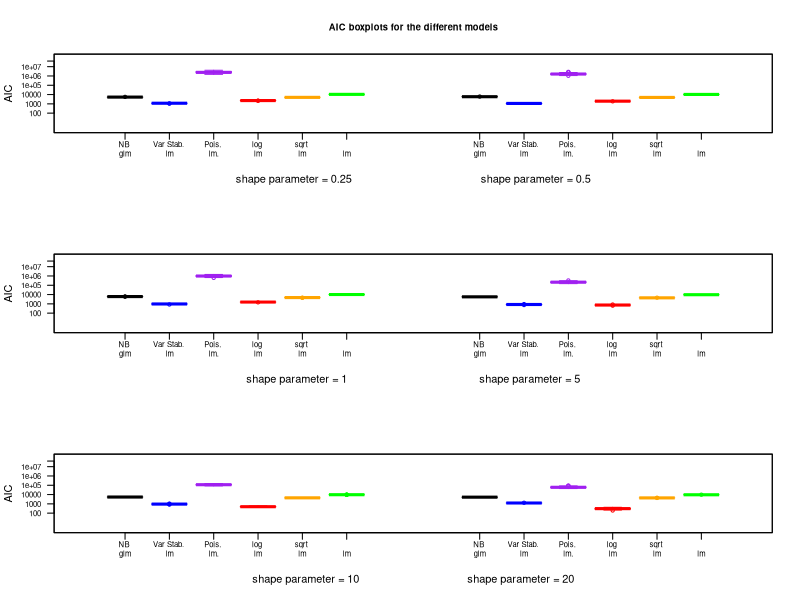
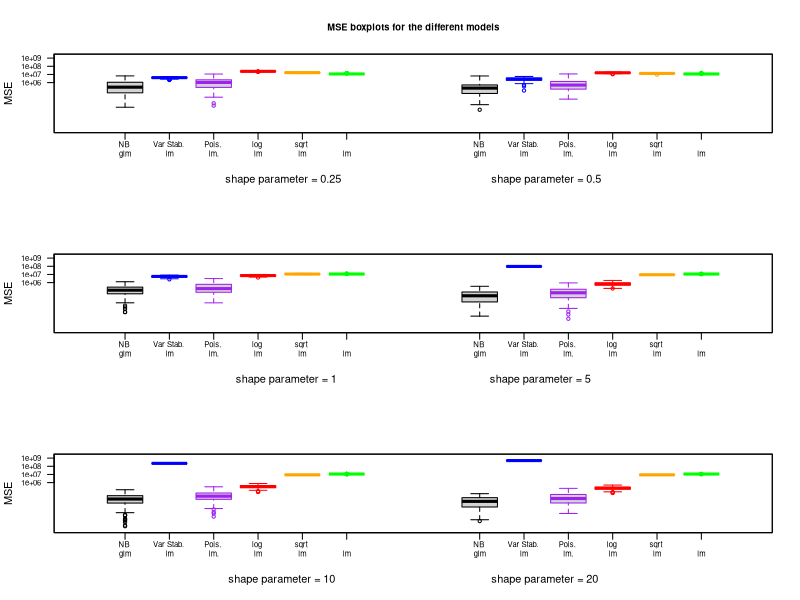
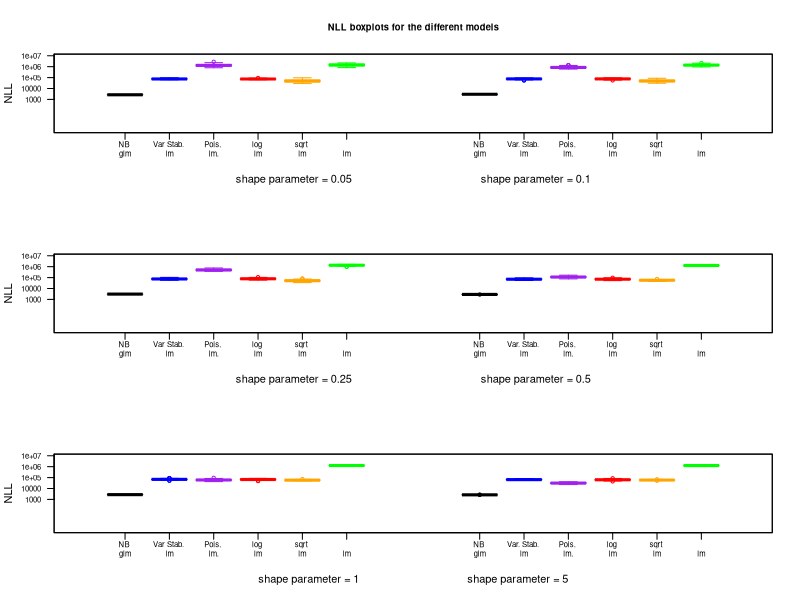
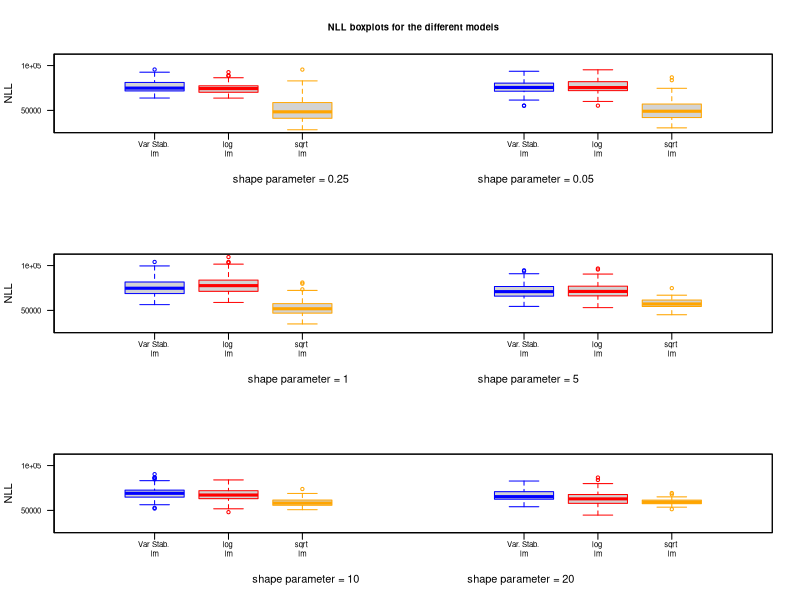

Recreate these plots in R, in order.
# library for NB glm
library(MASS)

# library for boxplots
library(fields)





find_model.nb.data = function(curr_data,curr_model_names){
  theta <- tryCatch({
    a = optimize(nb.glm.theta.data, data=curr_data,curr_model_names = curr_model_names,
                 interval=c(0.049, 11), maximum=TRUE)   # 0.05 and 100 are the boundaries of the search area of theta - they can be changed!
    theta = as.numeric(a[1])
  }, warning = function(war) {
    a = optimize(nb.glm.theta.data, data=curr_data,curr_model_names = curr_model_names,
                 interval=c(0.049, 11), maximum=TRUE)  # 0.05 and 100 are the boundaries of the search area of theta - they can be changed!
    theta = as.numeric(a[1])
    return(theta)
  }, error = function(err) {
    print(paste("MY_ERROR find_model.nb.data:  ",err))
    theta = -1
    return(theta)
  }, finally = {
  }) # END tryCatch
  
  if(theta!=-1){
    model.nb = glm(curr_model_names,
                   family = negative.binomial(theta),data = curr_data,maxit = 1000)
  }else{model.nb = 0}
  
  return(model.nb)
}

# curr_model_names is the input of a "standard" glm - for examples y~. here is how you write it as a formula:
# model_formula = as.formula("y","~"," . -exposure + offset(log(exposure))"))
# model_formula = as.formula(colnames(data)[1],"~"," . -exposure + offset(log(exposure))"))
# 
# You can change the limits of the shape paramter by changing the values 0.05 and 100.
# Here is an example of calling the function:
# model.nb = find_model.nb.data(data,model_formula)


get_theta = function(model.nb){
  tmp = strsplit(model.nb$family[[1]],"")
  tmp2 = tmp[[1]][19:(length(tmp[[1]])-1)]
  theta = as.numeric(paste(tmp2,collapse = ""))
  return(theta)
}




# explanatory variable: a vector of length 25
# x_values <- seq(from = 0, to = 4.8, by = 0.2)

# values of explanatory variable (exp(mean gene expression level)) that fit the graph from the paper I found
#x_values <- c(0.1, 0.5, 1, 5, 10)

# values of explanatory variable (log(mean gene expression level)) that fit the graph from the paper I found
x_values <- seq(from = 0.1, to = 10, by =  0.1)

length_x_values <- length(x_values)

# number of points to sample for each value of shape parameter at each x
sample_size <- 5

# x vector
x <- NULL
for (i in 1:length_x_values)
   x <- c(x, rep(x_values[i], sample_size))
(length_x <- length(x))


beta_0 <- 0
beta_1 <- 1

# expectations:  log(mu) = beta_0 + beta_1 * x
(mu_values <- exp(beta_0 + beta_1 * x_values))
(mu <- exp(beta_0 + beta_1 * x))


# shape parameters (dispersion parameters); the number of successes to acheive

#vector of length 10
#n <- c(0.05, 0.1, 0.5, 1, 5, 10, 50, 100, 500, 1000)

# values of shape parameter that fit the values in the paper I found
#n <- c(0.05, 0.1, 0.5, 1, 5, 10)
n <- c(0.25, 0.5, 1, 5, 10, 20)
(length_n <- length(n))

# probability of success matrix.
# Each row corresponds to an x.
# Each column corresponds to a value of n.
# p  <-  n / (n + mu)
p <- matrix(rep(0, length_x * length_n), nrow = length_x)
for (i in 1:length_x){
   for(j in 1:length_n){
      p[i, j] <- n[j] / (n[j] + mu[i])
   }
}
dim(p)


# run n_simulations simulations
n_simulations <- 100


# AIC matrices.
# Each column corresponds to a value of n.
# Each row corresponds to the number of simulation.
AIC_NB_glm <- matrix(rep(0, n_simulations * length_n), nrow = n_simulations)
AIC_VarStab_lm <- matrix(rep(0, n_simulations * length_n), nrow = n_simulations)
AIC_Poisson_glm <- matrix(rep(0, n_simulations * length_n), nrow = n_simulations)
AIC_log_lm <- matrix(rep(0, n_simulations * length_n), nrow = n_simulations)
AIC_sqrt_lm <- matrix(rep(0, n_simulations * length_n), nrow = n_simulations)
AIC_lm <- matrix(rep(0, n_simulations * length_n), nrow = n_simulations)

# Mean Squared Error matrices.
# Each column corresponds to a value of n.
# Each row corresponds to the number of simulation.
MSE_NB_glm <- matrix(rep(0, n_simulations * length_n), nrow = n_simulations)
MSE_VarStab_lm <- matrix(rep(0, n_simulations * length_n), nrow = n_simulations)
MSE_Poisson_glm <- matrix(rep(0, n_simulations * length_n), nrow = n_simulations)
MSE_log_lm <- matrix(rep(0, n_simulations * length_n), nrow = n_simulations)
MSE_sqrt_lm <- matrix(rep(0, n_simulations * length_n), nrow = n_simulations)
MSE_lm <- matrix(rep(0, n_simulations * length_n), nrow = n_simulations)

# Negative Log likelihood (NLL) matrices.
# Each column corresponds to a value of n.
# Each row corresponds to the number of simulation.
NLL_NB_glm <- matrix(rep(0, n_simulations * length_n), nrow = n_simulations)
NLL_VarStab_lm <- matrix(rep(0, n_simulations * length_n), nrow = n_simulations)
NLL_Poisson_glm <- matrix(rep(0, n_simulations * length_n), nrow = n_simulations)
NLL_log_lm <- matrix(rep(0, n_simulations * length_n), nrow = n_simulations)
NLL_sqrt_lm <- matrix(rep(0, n_simulations * length_n), nrow = n_simulations)
NLL_lm <- matrix(rep(0, n_simulations * length_n), nrow = n_simulations)



# estimated theta (n, dispersion parameter), estimated by the NB model, to be used by VarStab 
NB_estimated_theta <- matrix(rep(0, n_simulations * length_n), nrow = n_simulations)


# mu estimated by the NB model 
#NB_estimated_mu <- matrix(rep(0, n_simulations * length_n), nrow = n_simulations)



for (num_of_simulation in 1:n_simulations){
  
   # mu estimated by the NB model 
   NB_estimated_mu <- matrix(rep(0, length_x * length_n), nrow = length_n)
  
   
   # for each shape parameter, sample sample_size=5 points at each of the x values.
   # So we have length_n=6 samples of size 100*5=500 each.
   # That is a total of 3000 points.
   # In the samples matrix we have  length_x = sample_size * length_x_values  rows,
   # and length_n columns.  
   NB_sample <- matrix(rep(0, length_n * length_x), nrow = length_x)
   NB_sample_expectations <- matrix(rep(0, length_n * length_x), nrow = length_x)
   for (j in 1:length_n){
      for(x_value in 1:length_x_values){
        NB_sample[(1 + (x_value - 1)*sample_size) : (x_value * sample_size), j] <- rnbinom(sample_size, mu=mu_values[x_value], size=n[j])
        NB_sample_expectations[(1 + (x_value - 1)*sample_size) : (x_value * sample_size), j] <- mu_values[x_value]
      }
   } 
   
   # test sample
   NB_sample_new <- matrix(rep(0, length_n * length_x), nrow = length_x)
   NB_sample_new_expectations <- matrix(rep(0, length_n * length_x), nrow = length_x)
   for (j in 1:length_n){
     for(x_value in 1:length_x_values){
        NB_sample_new[(1 + (x_value - 1)*sample_size) : (x_value * sample_size), j] <- rnbinom(sample_size, mu=mu_values[x_value], size=n[j])
        NB_sample_new_expectations[(1 + (x_value - 1)*sample_size) : (x_value * sample_size), j] <- mu_values[x_value]
     }
   }
  
   for(j in 1:length_n){
       
     
      # NB glm model
      NB_glm_model <- glm.nb(NB_sample[, j] ~ x, control=glm.control(maxit=30), init.theta = n[j])
      
      # Keren's version, which also doesn't work for theta = 0.05:
      #data_frame <- as.data.frame(x = cbind(NB_sample[, j], x))
      #colnames(data_frame) <- c("NB_sample", "x")
      #formula_for_model <- as.formula("NB_sample ~ x")
      #NB_glm_model <- find_model.nb.data(curr_data = data_frame, curr_model_names = formula_for_model)
     
      # keep the estimated theta (n, the dispersion) for use by VarStab
      #NB_estimated_theta[num_of_simulation, j] <- (summary(NB_glm_model))$theta
      NB_estimated_theta[num_of_simulation, j] <- (summary(NB_glm_model))$theta
     
     
      # keep the estimated mu
      NB_estimated_mu[j, ] <- predict(NB_glm_model, type = "response")
      
      # AIC of NB glm model
      AIC_NB_glm[num_of_simulation, j] <- AIC(NB_glm_model)
     
      # mean squared loss for NB glm model on original scale
      # MSE_NB_glm[num_of_simulation, j] <- mean( (predict.glm(NB_glm_model, type = "response") - NB_sample_new[, j])^2 )
      MSE_NB_glm[num_of_simulation, j] <- mean( (predict.glm(NB_glm_model, type = "response") - NB_sample_new_expectations[, j])^2 )
      
      # Negative log likelihood of the test sample for NB model on original scale
      NLL_NB_glm[num_of_simulation, j] <- sum(-dnbinom(x = NB_sample_new[, j],
                                                       size = NB_estimated_theta[num_of_simulation, j],
                                                       mu = NB_estimated_mu[j, ], log = TRUE))
      #SRNLL_NB_glm[num_of_simulation, j] <- sum(-dnbinom(x = NB_sample_new_expectations[, j],
      #                                                 size = NB_estimated_theta[num_of_simulation, j],
      #                                                 mu = NB_estimated_mu[j, ], log = TRUE))

   
      # AIC of known variance stabilizing transformation for NB and linear regression
      #AIC_VarStab_lm[num_of_simulation, j] <- AIC(lm((sqrt(n[j])*asinh(sqrt(NB_sample[, j] / n[j]))) ~ x))
     
      # lm model after variance stabilizing transformation for NB (using estimated theta from NB model) 
      #VarStab_lm_model <- lm((sqrt(NB_estimated_theta[num_of_simulation, j])*asinh(sqrt(NB_sample[, j] / NB_estimated_theta[num_of_simulation, j]))) ~ x)
      
      # lm model after variance stabilizing transformation for NB (using true parameter theta) 
      VarStab_lm_model <- lm((sqrt(n[j])*asinh(sqrt(NB_sample[, j] / n[j]))) ~ x)
      
      # AIC of variance stabilizing transformation for NB (using estimated theta from NB model)
      # and linear regression
      AIC_VarStab_lm[num_of_simulation, j] <- AIC(VarStab_lm_model)
      
      # mean squared loss for NB glm model on original scale
      #MSE_VarStab_lm[num_of_simulation, j] <- mean( (NB_estimated_theta[num_of_simulation, j]*(sinh(predict.lm(VarStab_lm_model, type = "response")/sqrt(NB_estimated_theta[num_of_simulation, j]))^2 - NB_sample_new[, j])^2 ))
      #MSE_VarStab_lm[num_of_simulation, j] <- mean( (n[j]*(sinh(predict.lm(VarStab_lm_model, type = "response")/sqrt(n[j]))^2 - NB_sample_new[, j])^2 ))
      MSE_VarStab_lm[num_of_simulation, j] <- mean( (n[j]*(sinh(predict.lm(VarStab_lm_model, type = "response")/sqrt(n[j]))^2 - NB_sample_new_expectations[, j])^2 ))
      
      
      # Negative log likelihood of the test sample for varstab + lm  model ON VARSTAB SCALE (perhaps should be on original scale)
      #NLL_VarStab_lm[num_of_simulation, j] <- sum(-dnorm(x = (sqrt(NB_estimated_theta[num_of_simulation, j])*asinh(sqrt(NB_sample_new[, j] / NB_estimated_theta[num_of_simulation, j]))),
      #                                                   mean = predict.lm(VarStab_lm_model, type = "response"),
      #                                                   sd = predict.lm(VarStab_lm_model, type = "response", se.fit = TRUE)$se.fit,
      #                                             log = TRUE))
      NLL_VarStab_lm[num_of_simulation, j] <- sum(-dnorm(x = (sqrt(n[j])*asinh(sqrt(NB_sample_new[, j] / n[j]))),
                                                         mean = predict.lm(VarStab_lm_model, type = "response"),
                                                         sd = predict.lm(VarStab_lm_model, type = "response", se.fit = TRUE)$se.fit,
                                                   log = TRUE))
      #SR NLL_VarStab_lm[num_of_simulation, j] <- sum(-dnorm(x = (sqrt(n[j])*asinh(sqrt(NB_sample_new_expectations[, j] / n[j]))),
      #                                                   mean = predict.lm(VarStab_lm_model, type = "response"),
      #                                                   sd = predict.lm(VarStab_lm_model, type = "response", se.fit = TRUE)$se.fit,
      #                                                  log = TRUE))
      
      
      
      # Poisson glm model
      Poisson_glm_model <- glm(NB_sample[, j] ~ x, family="poisson")
      
      # AIC of Poisson glm model
      AIC_Poisson_glm[num_of_simulation, j] <- AIC(Poisson_glm_model)
      
      # mean squared loss for NB glm model on original scale
      # MSE_Poisson_glm[num_of_simulation, j] <- mean( (predict.glm(Poisson_glm_model, type = "response") - NB_sample_new[, j])^2 )
      MSE_Poisson_glm[num_of_simulation, j] <- mean( (predict.glm(Poisson_glm_model, type = "response") - NB_sample_new_expectations[, j])^2 )
      
      # Negative log likelihood of the test sample for Poisson glm  model original scale
      NLL_Poisson_glm[num_of_simulation, j] <- sum(-dpois(x = NB_sample_new[, j],
                                                        lambda = predict.glm(Poisson_glm_model, type = "response", se.fit = TRUE)$se.fit,
                                                    log = TRUE))
     ###SR why se.fit?????                                                
      NLL_Poisson_glm[num_of_simulation, j] <- sum(-dpois(x = NB_sample_new[, j],
                                                        lambda = predict.glm(Poisson_glm_model, type = "response", se.fit = TRUE)$fit,
                                                    log = TRUE))
      
      #SRNLL_Poisson_glm[num_of_simulation, j] <- sum(-dpois(x = NB_sample_new_expectations[, j],
       #                                                   lambda = predict.glm(Poisson_glm_model, type = "response", se.fit = TRUE)$se.fit,
       #                                                   log = TRUE))
      
      
      
      
      # lm model after log (x+1) transformation
      log_lm_model <- lm(log(NB_sample[, j] + 1) ~ x)
      
      # AIC of log transformation and linear regression
      AIC_log_lm[num_of_simulation, j] <- AIC(log_lm_model)
       
      # mean squared loss for NB glm model on original scale
      #MSE_log_lm[num_of_simulation, j] <- mean( (exp(predict.lm(log_lm_model, type = "response")) - (NB_sample_new[, j] + 1))^2 )
      MSE_log_lm[num_of_simulation, j] <- mean( (exp(predict.lm(log_lm_model, type = "response")) - (NB_sample_new_expectations[, j] + 1))^2 )
      
      
      # Negative log likelihood of the test sample for log + lm  model ON LOG SCALE (perhaps should be on original scale)
      NLL_log_lm[num_of_simulation, j] <- sum(-dnorm(x = (log(NB_sample_new[, j] + 1)),
                                                         mean = predict.lm(log_lm_model, type = "response"),
                                                         sd = predict.lm(log_lm_model, type = "response", se.fit = TRUE)$se.fit,
                                                   log = TRUE))
      #SRNLL_log_lm[num_of_simulation, j] <- sum(-dnorm(x = (log(NB_sample_new_expectations[, j] + 1)),
      #                                               mean = predict.lm(log_lm_model, type = "response"),
      #                                               sd = predict.lm(log_lm_model, type = "response", se.fit = TRUE)$se.fit,
      #                                              log = TRUE))
      
      
      
      # lm model after sqrt transformation
      sqrt_lm_model <- lm(sqrt(NB_sample[, j]) ~ x)
      
      # AIC of sqrt transformation and linear regression
      AIC_sqrt_lm[num_of_simulation, j] <- AIC(sqrt_lm_model)
       
      # mean squared loss for NB glm model on original scale
      #MSE_sqrt_lm[num_of_simulation, j] <- mean( ((predict.lm(sqrt_lm_model, type = "response"))^2 - NB_sample_new[, j])^2 )
      MSE_sqrt_lm[num_of_simulation, j] <- mean( ((predict.lm(sqrt_lm_model, type = "response"))^2 - NB_sample_new_expectations[, j])^2 )
      
      # Negative log likelihood of the test sample for sqrt + lm  model ON SQRT SCALE (perhaps should be on original scale)
      NLL_sqrt_lm[num_of_simulation, j] <- sum(-dnorm(x = (sqrt(NB_sample_new[, j])),
                                                         mean = predict.lm(sqrt_lm_model, type = "response"),
                                                         sd = predict.lm(sqrt_lm_model, type = "response", se.fit = TRUE)$se.fit,
                                                log = TRUE))
      
      
      #SRNLL_sqrt_lm[num_of_simulation, j] <- sum(-dnorm(x = (sqrt(NB_sample_new_expectations[, j])),
      #                                                mean = predict.lm(sqrt_lm_model, type = "response"),
      #                                                sd = predict.lm(sqrt_lm_model, type = "response", se.fit = TRUE)$se.fit,
      #                                                log = TRUE))
      
      
      
      
      # lm model
      lm_model <- lm(NB_sample[, j] ~ x)
      
      # AIC of lm
      AIC_lm[num_of_simulation, j] <- AIC(lm_model)
      
      # mean squared loss for NB glm model on original scale
      #MSE_lm[num_of_simulation, j] <- mean( (predict.lm(lm_model, type = "response") - NB_sample_new[, j])^2 )
      MSE_lm[num_of_simulation, j] <- mean( (predict.lm(lm_model, type = "response") - NB_sample_new_expectations[, j])^2 )
      
      # Negative log likelihood of the test sample for lm  model
      NLL_lm[num_of_simulation, j] <- sum(-dnorm(x = NB_sample_new[, j]),
                                                      mean = predict.lm(lm_model, type = "response"),
                                                      sd = predict.lm(lm_model, type = "response", se.fit = TRUE)$se.fit,
                                                log = TRUE)
      
      #SRNLL_lm[num_of_simulation, j] <- sum(-dnorm(x = NB_sample_new_expectations[, j]),
      #                                    mean = predict.lm(lm_model, type = "response"),
      #                                    sd = predict.lm(lm_model, type = "response", se.fit = TRUE)$se.fit,
      #                                    log = TRUE)
      
   }
   
}





## boxplots of AICs for each value of the shape parameter n, with log scale on y axis
## (boxplots AIC for models for NB.pdf)

# global minimum and maximum of AIC
(min_AIC <- min(AIC_NB_glm, AIC_VarStab_lm,  AIC_Poisson_glm, AIC_log_lm, AIC_sqrt_lm, AIC_lm))
(max_AIC <- max(AIC_NB_glm, AIC_VarStab_lm,  AIC_Poisson_glm, AIC_log_lm, AIC_sqrt_lm, AIC_lm))

par(mfcol=c(3, 1))

x_lim_min <- 0
x_lim_max <- 15

x_tic_marks_location <- c(1:6, 9:14)
x_tic_marks_values <- c("NB \nglm", "Var Stab. \nlm", "Pois. \nlm.", "log \nlm", "sqrt \nlm", "lm", "NB \nglm", "Var Stab. \nlm", "Pois. \nlm.", "log \nlm", "sqrt \nlm", "lm")

#y_lim_min <- 0.5
#y_lim_max <- 1+log(80000000)

#y_tic_marks_location <- c(log(2000+1), log(5000+1), log(10000+1), log(20000+1), log(50000+1), log(100000+1), log(200000+1), log(500000+1), log(1000000+1), log(2000000+1), log(5000000+1), log(10000000+1), log(20000000+1), log(40000000+1), log(80000000+1))
#y_tic_marks_values <- c(2000 ,5000, 10000, 20000, 50000, 100000, 200000, 500000, 1000000, 2000000, 5000000, 10000000, 20000000, 40000000, 80000000)

y_lim_min <- 0.5
y_lim_max <- 1+log(40000000)

y_tic_marks_location <- c(log(100+1), log(1000+1), log(10000+1), log(100000+1), log(1000000+1), log(10000000+1), log(40000000+1))
y_tic_marks_values <- c(100, 1000, 10000, 100000, 1000000, 10000000, 40000000)

plot(x=NA, y=NA, xlab="shape parameter = 0.25                                           shape parameter = 0.5",
     ylab='AIC',
     main="AIC boxplots for the different models",
     cex.main=0.85, xaxt='n', yaxt='n',
     xlim=c(x_lim_min, x_lim_max), ylim=c(y_lim_min, y_lim_max))

axis(1, at=x_tic_marks_location, labels=x_tic_marks_values, las=1, cex.axis=0.7)
axis(2, at=y_tic_marks_location, labels=y_tic_marks_values, las=2, cex.axis=0.7)

bplot(add=T, x=log(cbind(AIC_NB_glm[, 1], AIC_VarStab_lm[, 1],  AIC_Poisson_glm[, 1], AIC_log_lm[, 1], AIC_sqrt_lm[, 1], AIC_lm[, 1],
                         AIC_NB_glm[, 2], AIC_VarStab_lm[, 2],  AIC_Poisson_glm[, 2], AIC_log_lm[, 2], AIC_sqrt_lm[, 2], AIC_lm[, 2])),
      xlim=c(0,15),
      pos=x_tic_marks_location,
      border=c("black", "blue", "purple", "red", "orange", "green", "black", "blue", "purple", "red", "orange", "green", "pink", "cyan"),
      ann=F, xaxt='n', yaxt='n')

plot(x=NA, y=NA, xlab="shape parameter = 1                                            shape parameter = 5",
     ylab='AIC',
     cex.main=0.85, xaxt='n', yaxt='n',
     xlim=c(x_lim_min, x_lim_max), ylim=c(y_lim_min, y_lim_max))

axis(1, at=x_tic_marks_location, labels=x_tic_marks_values, las=1, cex.axis=0.7)
axis(2, at=y_tic_marks_location, labels=y_tic_marks_values, las=2, cex.axis=0.7)

bplot(add=T, x=log(cbind(AIC_NB_glm[, 3], AIC_VarStab_lm[, 3],  AIC_Poisson_glm[, 3], AIC_log_lm[, 3], AIC_sqrt_lm[, 3], AIC_lm[, 3],
                         AIC_NB_glm[, 4], AIC_VarStab_lm[, 4],  AIC_Poisson_glm[, 4], AIC_log_lm[, 4], AIC_sqrt_lm[, 4], AIC_lm[, 4])),
      xlim=c(0,15),
      pos=x_tic_marks_location,
      border=c("black", "blue", "purple", "red", "orange", "green", "black", "blue", "purple", "red", "orange", "green", "pink", "cyan"),
      ann=F, xaxt='n', yaxt='n')

plot(x=NA, y=NA, xlab="shape parameter = 10                                    shape parameter = 20",
     ylab='AIC',
     cex.main=0.85, xaxt='n', yaxt='n',
     xlim=c(x_lim_min, x_lim_max), ylim=c(y_lim_min, y_lim_max))

axis(1, at=x_tic_marks_location, labels=x_tic_marks_values, las=1, cex.axis=0.7)
axis(2, at=y_tic_marks_location, labels=y_tic_marks_values, las=2, cex.axis=0.7)

bplot(add=T, x=log(cbind(AIC_NB_glm[, 5], AIC_VarStab_lm[, 5],  AIC_Poisson_glm[, 5], AIC_log_lm[, 5], AIC_sqrt_lm[, 5], AIC_lm[, 5],
                         AIC_NB_glm[, 6], AIC_VarStab_lm[, 6],  AIC_Poisson_glm[, 6], AIC_log_lm[, 6], AIC_sqrt_lm[, 6], AIC_lm[, 6])),
      xlim=c(0,15),
      pos=x_tic_marks_location,
      border=c("black", "blue", "purple", "red", "orange", "green", "black", "blue", "purple", "red", "orange", "green", "pink", "cyan"),
      ann=F, xaxt='n', yaxt='n')




## boxplots of MSEs for each value of the shape parameter n, with log scale on y axis
## (boxplot MSE for models for NB.pdf)

# Turn outliers into NA's
for(i in 1:n_simulations){
   for (j in 1:length_n){
      if(MSE_VarStab_lm[i, j] > 10^10) MSE_VarStab_lm[i, j] <- NA
      if(NLL_NB_glm[i, j] > 10^6) NLL_NB_glm[i, j] <- NA
   }
}
  
  

# global minimum and maximum of MSE
(min_MSE <- min(MSE_NB_glm, MSE_VarStab_lm,  MSE_Poisson_glm, MSE_log_lm, MSE_sqrt_lm, MSE_lm, na.rm = TRUE))
(max_MSE <- max(MSE_NB_glm, MSE_VarStab_lm,  MSE_Poisson_glm, MSE_log_lm, MSE_sqrt_lm, MSE_lm, na.rm = TRUE))

par(mfcol=c(3, 1))

x_lim_min <- 0
x_lim_max <- 15

x_tic_marks_location <- c(1:6, 9:14)
x_tic_marks_values <- c("NB \nglm", "Var Stab. \nlm", "Pois. \nlm.", "log \nlm", "sqrt \nlm", "lm", "NB \nglm", "Var Stab. \nlm", "Pois. \nlm.", "log \nlm", "sqrt \nlm", "lm")

#y_lim_min <- 0.5
#y_lim_max <- 1+log(500000)

#y_tic_marks_location <- c(log(10+1), log(100+1), log(1000+1), log(10000+1), log(100000+1), log(500000+1))
#y_tic_marks_values <- c(10, 100, 1000, 10000, 100000, 500000)

y_lim_min <- 0.5
y_lim_max <- 1+log(max_MSE)

y_tic_marks_location <- c(log(10^6+1), log(10^7+1), log(10^8+1), log(10^9+1), log(10^10+1), log(10^11+1))
y_tic_marks_values <- c(10^6, 10^7, 10^8, 10^9, 10^10, 10^11)


plot(x=NA, y=NA, xlab="shape parameter = 0.25                                                  shape parameter = 0.5",
     ylab='MSE',
     main="MSE boxplots for the different models",
     cex.main=0.85, xaxt='n', yaxt='n',
     xlim=c(x_lim_min, x_lim_max), ylim=c(y_lim_min, y_lim_max))

axis(1, at=x_tic_marks_location, labels=x_tic_marks_values, las=1, cex.axis=0.7)
axis(2, at=y_tic_marks_location, labels=y_tic_marks_values, las=2, cex.axis=0.7)

bplot(add=T, x=log(cbind(MSE_NB_glm[, 1], MSE_VarStab_lm[, 1],  MSE_Poisson_glm[, 1], MSE_log_lm[, 1], MSE_sqrt_lm[, 1], MSE_lm[, 1],
                         MSE_NB_glm[, 2], MSE_VarStab_lm[, 2],  MSE_Poisson_glm[, 2], MSE_log_lm[, 2], MSE_sqrt_lm[, 2], MSE_lm[, 2])),
      xlim=c(0,15),
      pos=x_tic_marks_location,
      border=c("black", "blue", "purple", "red", "orange", "green", "black", "blue", "purple", "red", "orange", "green", "pink", "cyan"),
      ann=F, xaxt='n', yaxt='n')

plot(x=NA, y=NA, xlab="shape parameter = 1                                                   shape parameter = 5",
     ylab='MSE',
     cex.main=0.85, xaxt='n', yaxt='n',
     xlim=c(x_lim_min, x_lim_max), ylim=c(y_lim_min, y_lim_max))

axis(1, at=x_tic_marks_location, labels=x_tic_marks_values, las=1, cex.axis=0.7)
axis(2, at=y_tic_marks_location, labels=y_tic_marks_values, las=2, cex.axis=0.7)

bplot(add=T, x=log(cbind(MSE_NB_glm[, 3], MSE_VarStab_lm[, 3],  MSE_Poisson_glm[, 3], MSE_log_lm[, 3], MSE_sqrt_lm[, 3], MSE_lm[, 3],
                         MSE_NB_glm[, 4], MSE_VarStab_lm[, 4],  MSE_Poisson_glm[, 4], MSE_log_lm[, 4], MSE_sqrt_lm[, 4], MSE_lm[, 4])),
      xlim=c(0,15),
      pos=x_tic_marks_location,
      border=c("black", "blue", "purple", "red", "orange", "green", "black", "blue", "purple", "red", "orange", "green", "pink", "cyan"),
      ann=F, xaxt='n', yaxt='n')

plot(x=NA, y=NA, xlab="shape parameter = 10                                                    shape parameter = 20",
     ylab='MSE',
     cex.main=0.85, xaxt='n', yaxt='n',
     xlim=c(x_lim_min, x_lim_max), ylim=c(y_lim_min, y_lim_max))

axis(1, at=x_tic_marks_location, labels=x_tic_marks_values, las=1, cex.axis=0.7)
axis(2, at=y_tic_marks_location, labels=y_tic_marks_values, las=2, cex.axis=0.7)

bplot(add=T, x=log(cbind(MSE_NB_glm[, 5], MSE_VarStab_lm[, 5],  MSE_Poisson_glm[, 5], MSE_log_lm[, 5], MSE_sqrt_lm[, 5], MSE_lm[, 5],
                         MSE_NB_glm[, 6], MSE_VarStab_lm[, 6],  MSE_Poisson_glm[, 6], MSE_log_lm[, 6], MSE_sqrt_lm[, 6], MSE_lm[, 6])),
      xlim=c(0,15),
      pos=x_tic_marks_location,
      border=c("black", "blue", "purple", "red", "orange", "green", "black", "blue", "purple", "red", "orange", "green", "pink", "cyan"),
      ann=F, xaxt='n', yaxt='n')




## boxplots of NLLs for each value of the shape parameter n, with log scale on y axis
## (boxplot NLL for models for NB.pdf)

# global minimum and maximum of NLL
(min_NLL <- min(NLL_NB_glm, NLL_VarStab_lm,  NLL_Poisson_glm, NLL_log_lm, NLL_sqrt_lm, NLL_lm, na.rm = TRUE))
(max_NLL <- max(NLL_NB_glm, NLL_VarStab_lm,  NLL_Poisson_glm, NLL_log_lm, NLL_sqrt_lm, NLL_lm, na.rm = TRUE))

par(mfcol=c(3, 1))

x_lim_min <- 0
x_lim_max <- 15

x_tic_marks_location <- c(1:6, 9:14)
x_tic_marks_values <- c("NB \nglm", "Var Stab. \nlm", "Pois. \nlm.", "log \nlm", "sqrt \nlm", "lm", "NB \nglm", "Var. Stab. \nlm", "Pois. \nlm.", "log \nlm", "sqrt \nlm", "lm")

#y_lim_min <- 0.5
#y_lim_max <- 1+log(500000)

#y_tic_marks_location <- c(log(10+1), log(100+1), log(1000+1), log(10000+1), log(100000+1), log(500000+1))
#y_tic_marks_values <- c(10, 100, 1000, 10000, 100000, 500000)

y_lim_min <- 0.5
y_lim_max <- 1+log(max_NLL)

y_tic_marks_location <- c(log(10^3+1), log(10^4+1), log(10^5+1), log(10^6+1), log(10^7+1), log(10^8+1), log(10^9+1))
y_tic_marks_values <- c(10^3, 10^4, 10^5, 10^6, 10^7, 10^8, 10^9)


plot(x=NA, y=NA, xlab="shape parameter = 0.05                                           shape parameter = 0.1",
     ylab='NLL',
     main="NLL boxplots for the different models",
     cex.main=0.85, xaxt='n', yaxt='n',
     xlim=c(x_lim_min, x_lim_max), ylim=c(y_lim_min, y_lim_max))

axis(1, at=x_tic_marks_location, labels=x_tic_marks_values, las=1, cex.axis=0.7)
axis(2, at=y_tic_marks_location, labels=y_tic_marks_values, las=2, cex.axis=0.7)

bplot(add=T, x=log(cbind(NLL_NB_glm[, 1], NLL_VarStab_lm[, 1],  NLL_Poisson_glm[, 1], NLL_log_lm[, 1], NLL_sqrt_lm[, 1], NLL_lm[, 1],
                         NLL_NB_glm[, 2], NLL_VarStab_lm[, 2],  NLL_Poisson_glm[, 2], NLL_log_lm[, 2], NLL_sqrt_lm[, 2], NLL_lm[, 2])),
      xlim=c(0,15),
      pos=x_tic_marks_location,
      border=c("black", "blue", "purple", "red", "orange", "green", "black", "blue", "purple", "red", "orange", "green", "pink", "cyan"),
      ann=F, xaxt='n', yaxt='n')

plot(x=NA, y=NA, xlab="shape parameter = 0.25                                           shape parameter = 0.5",
     ylab='NLL',
     cex.main=0.85, xaxt='n', yaxt='n',
     xlim=c(x_lim_min, x_lim_max), ylim=c(y_lim_min, y_lim_max))

axis(1, at=x_tic_marks_location, labels=x_tic_marks_values, las=1, cex.axis=0.7)
axis(2, at=y_tic_marks_location, labels=y_tic_marks_values, las=2, cex.axis=0.7)

bplot(add=T, x=log(cbind(NLL_NB_glm[, 3], NLL_VarStab_lm[, 3],  NLL_Poisson_glm[, 3], NLL_log_lm[, 3], NLL_sqrt_lm[, 3], NLL_lm[, 3],
                         NLL_NB_glm[, 4], NLL_VarStab_lm[, 4],  NLL_Poisson_glm[, 4], NLL_log_lm[, 4], NLL_sqrt_lm[, 4], NLL_lm[, 4])),
      xlim=c(0,15),
      pos=x_tic_marks_location,
      border=c("black", "blue", "purple", "red", "orange", "green", "black", "blue", "purple", "red", "orange", "green", "pink", "cyan"),
      ann=F, xaxt='n', yaxt='n')

plot(x=NA, y=NA, xlab="shape parameter = 1                                    shape parameter = 5",
     ylab='NLL',
     cex.main=0.85, xaxt='n', yaxt='n',
     xlim=c(x_lim_min, x_lim_max), ylim=c(y_lim_min, y_lim_max))

axis(1, at=x_tic_marks_location, labels=x_tic_marks_values, las=1, cex.axis=0.7)
axis(2, at=y_tic_marks_location, labels=y_tic_marks_values, las=2, cex.axis=0.7)

bplot(add=T, x=log(cbind(NLL_NB_glm[, 5], NLL_VarStab_lm[, 5],  NLL_Poisson_glm[, 5], NLL_log_lm[, 5], NLL_sqrt_lm[, 5], NLL_lm[, 5],
                         NLL_NB_glm[, 6], NLL_VarStab_lm[, 6],  NLL_Poisson_glm[, 6], NLL_log_lm[, 6], NLL_sqrt_lm[, 6], NLL_lm[, 6])),
      xlim=c(0,15),
      pos=x_tic_marks_location,
      border=c("black", "blue", "purple", "red", "orange", "green", "black", "blue", "purple", "red", "orange", "green", "pink", "cyan"),
      ann=F, xaxt='n', yaxt='n')



## Now just for the interesting transformations: Var Stab, log and sqrt, and without log scale on y axis
## boxplots of NLLs for each value of the shape parameter n, with log scale on y axis
## (boxplot NLL for models for NB.pdf)

# global minimum and maximum of NLL
(min_NLL <- min(NLL_VarStab_lm, NLL_log_lm, NLL_sqrt_lm, na.rm = TRUE))
(max_NLL <- max(NLL_VarStab_lm, NLL_log_lm, NLL_sqrt_lm, na.rm = TRUE))

par(mfcol=c(3, 1))

x_lim_min <- 0
x_lim_max <- 9

x_tic_marks_location <- c(1:3, 6:8)
x_tic_marks_values <- c("Var Stab. \nlm", "log \nlm", "sqrt \nlm", "Var. Stab. \nlm", "log \nlm", "sqrt \nlm")


y_lim_min <- min_NLL
y_lim_max <- max_NLL

y_tic_marks_location <- c(10^4, 5*10^4, 10^5, 1.5*10^5, 2*10^5)
y_tic_marks_values <- c(10^4, 5*10^4, 10^5, 1.5*10^5, 2*10^5)


plot(x=NA, y=NA, xlab="shape parameter = 0.25                                           shape parameter = 0.05",
     ylab='NLL',
     main="NLL boxplots for the different models",
     cex.main=0.85, xaxt='n', yaxt='n',
     xlim=c(x_lim_min, x_lim_max), ylim=c(y_lim_min, y_lim_max))

axis(1, at=x_tic_marks_location, labels=x_tic_marks_values, las=1, cex.axis=0.7)
axis(2, at=y_tic_marks_location, labels=y_tic_marks_values, las=2, cex.axis=0.7)

bplot(add=T, x=(cbind(NLL_VarStab_lm[, 1], NLL_log_lm[, 1], NLL_sqrt_lm[, 1],
                         NLL_VarStab_lm[, 2], NLL_log_lm[, 2], NLL_sqrt_lm[, 2])),
      xlim=c(0, 9),
      pos=x_tic_marks_location,
      border=c("blue", "red", "orange", "blue", "red", "orange"),
      ann=F, xaxt='n', yaxt='n')

plot(x=NA, y=NA, xlab="shape parameter = 1                                           shape parameter = 5",
     ylab='NLL',
     cex.main=0.85, xaxt='n', yaxt='n',
     xlim=c(x_lim_min, x_lim_max), ylim=c(y_lim_min, y_lim_max))

axis(1, at=x_tic_marks_location, labels=x_tic_marks_values, las=1, cex.axis=0.7)
axis(2, at=y_tic_marks_location, labels=y_tic_marks_values, las=2, cex.axis=0.7)

bplot(add=T, x=(cbind(NLL_VarStab_lm[, 3], NLL_log_lm[, 3], NLL_sqrt_lm[, 3],
                         NLL_VarStab_lm[, 4], NLL_log_lm[, 4], NLL_sqrt_lm[, 4])),
      xlim=c(0, 9),
      pos=x_tic_marks_location,
      border=c("blue", "red", "orange", "blue", "red", "orange"),
      ann=F, xaxt='n', yaxt='n')

plot(x=NA, y=NA, xlab="shape parameter = 10                                    shape parameter = 20",
     ylab='NLL',
     cex.main=0.85, xaxt='n', yaxt='n',
     xlim=c(x_lim_min, x_lim_max), ylim=c(y_lim_min, y_lim_max))

axis(1, at=x_tic_marks_location, labels=x_tic_marks_values, las=1, cex.axis=0.7)
axis(2, at=y_tic_marks_location, labels=y_tic_marks_values, las=2, cex.axis=0.7)

bplot(add=T, x=(cbind(NLL_VarStab_lm[, 5], NLL_log_lm[, 5], NLL_sqrt_lm[, 5],
                         NLL_VarStab_lm[, 6], NLL_log_lm[, 6], NLL_sqrt_lm[, 6])),
      xlim=c(0, 9),
      pos=x_tic_marks_location,
      border=c("blue", "red", "orange", "blue", "red", "orange"),
      ann=F, xaxt='n', yaxt='n')
